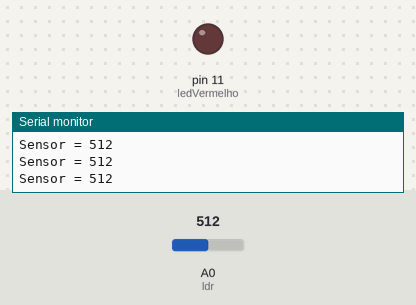
Bench run of a sketch on a simulated Arduino Uno, built with avr-gcc and run on an emulated ATmega328P. Parts: output pins drawn as LEDs (lit = HIGH), the last lines printed to the serial monitor. The test bench sets the inputs (shaded band); at power-on: A0 (ldr) = 512.

Above: at 1.2 s.
1.3 s: A0 (ldr) set to 482
At 1.8 s:
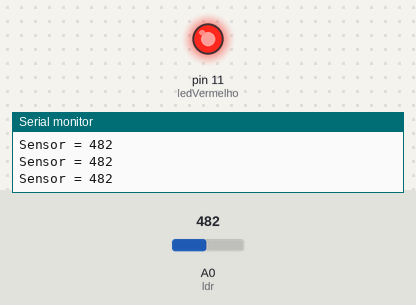
2.8 s: A0 (ldr) set to 510
At 4.1 s:
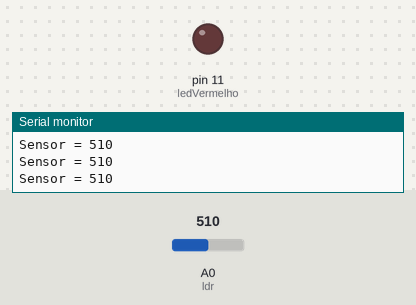
5.8 s: A0 (ldr) set to 490
At 6.4 s:
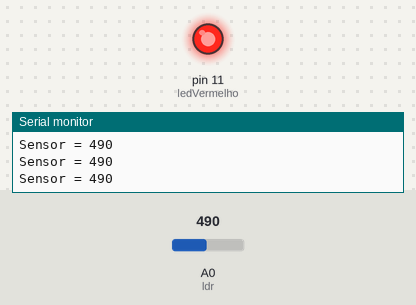
Timing chart, 0 to 8.8 s (numbered marks = the images above; inputs shaded):
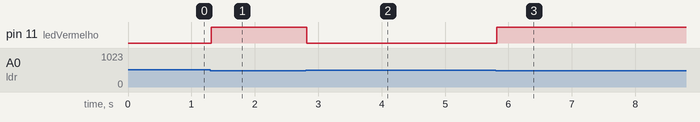

The sketch:

Exemplo-13-LDR.ino
```cpp
/*
O led acende quando o sensor LDR estiver com
valor menor do que 500
*/

int ldr = A0;
int valor = 0;
int ledVermelho = 11;

void setup(){
  Serial.begin(9600);
    pinMode(ledVermelho, OUTPUT);
}

void loop(){
  valor = analogRead(ldr);
    Serial.print("Sensor = ");
    Serial.println(valor);

    if(valor < 500){
      digitalWrite(ledVermelho, 1);
    }else{
        digitalWrite(ledVermelho, 0);
    }
  delay(10);
}
```

Measured:
- the behaviour switches between 500 and 499 on A0 (ldr) (found by bisection; images 0 and 1)
- after the input at 1.3 s, pin 11 (ledVermelho): LOW → HIGH at once
- after the input at 2.8 s, pin 11 (ledVermelho): HIGH → LOW at once
- after the input at 5.8 s, pin 11 (ledVermelho): LOW → HIGH at once
